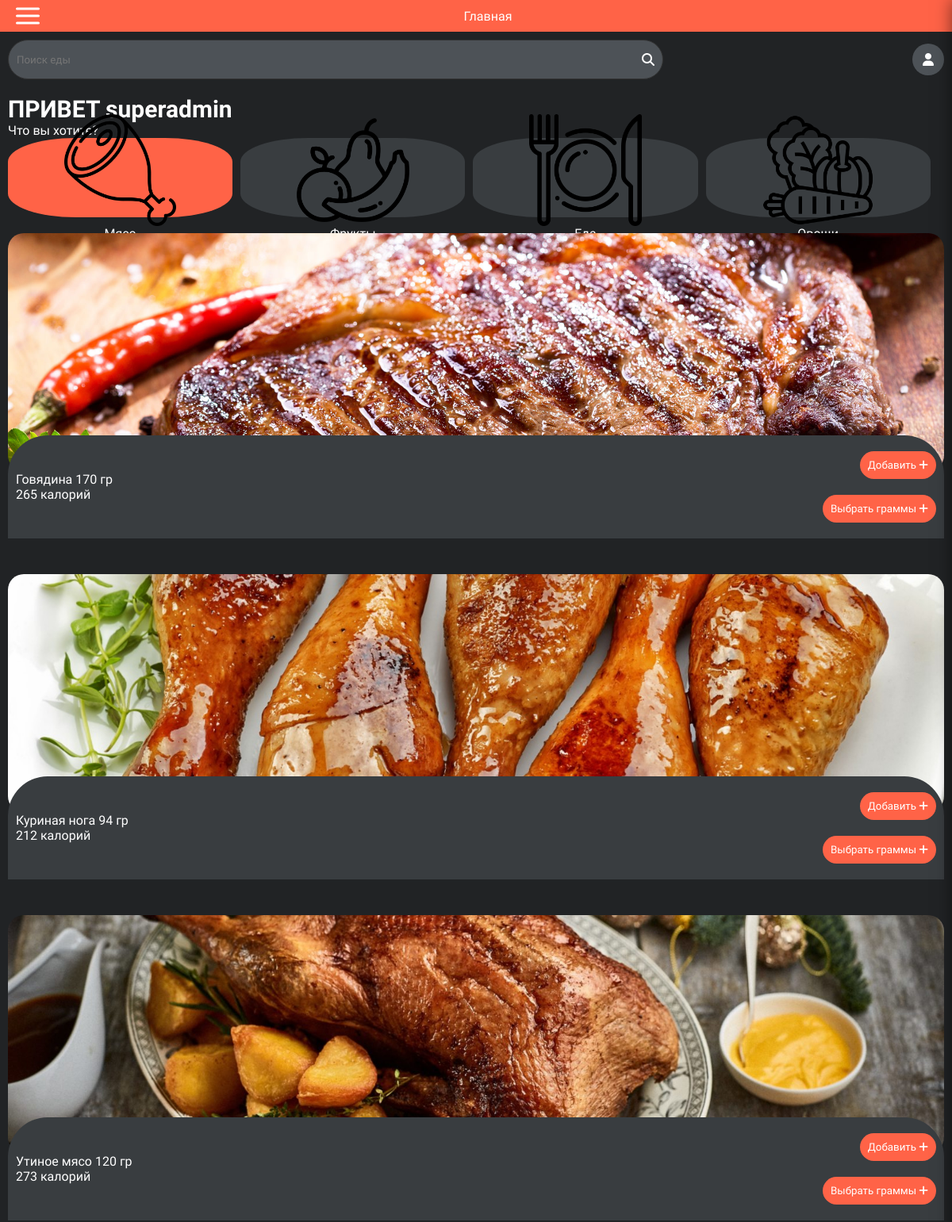
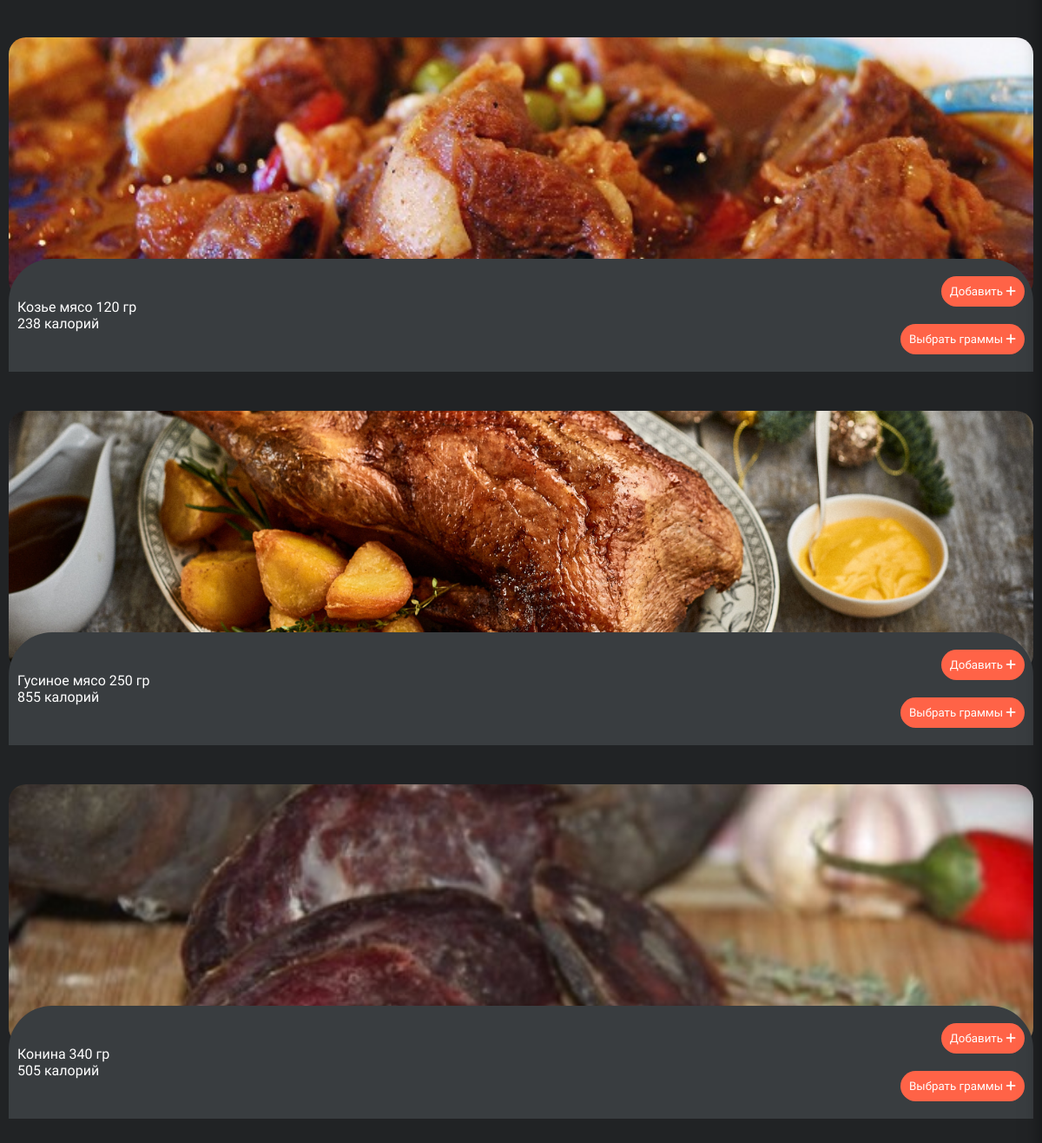
Page /home/?food_type=MEAT (signed in) on the committed database (2 pictures, top to bottom).
### pages/models.py (models this page shows, shortened)
class FoodItem(models.Model):
    name = models.CharField(max_length=100)
    serving = models.CharField(max_length=100)
    calories = models.IntegerField()
    food_type = models.CharField(
        max_length=10,
        choices=FoodType.choices,
        default=FoodType.FOOD
    )
    image = models.ImageField(upload_to='food_images/')  # Specify the directory for uploaded images

### pages/views.py (the view)
# urls.py: path('home/', views.home, name='home'),
def home(request):
    if request.user.is_authenticated:
        food_type = request.GET.get('food_type', None)
        print(food_type)
        if food_type:
            food_items = FoodItem.objects.filter(food_type=food_type).all()
        else:
            food_items = FoodItem.objects.all()  # Or handle differently if no type is specified
        query = request.GET.get('query', '')
        if query:
            food_items = FoodItem.objects.filter(name__icontains=query)
        return render(request, 'home.html', context={'foods': food_items, 'query': query, 'food_type': food_type})
    else:
        return render(request, 'welcome.html')

### templates/home.html (shortened to what this page needs)
{% extends "base.html" %}
{% load static %}
{% block page_name %}
    <a style="text-decoration: none ; color: white" href="{% url 'home' %}">Главная</a>
{% endblock %}
{% block content %}
<div class="content_search">
        <form action="{% url 'home' %}" method="get" class="search">
            <input type="search" name="query" placeholder="Поиск еды" {% if query %}value="{{ query }}"{% endif %}>
                <i class="fa-solid fa-magnifying-glass"></i>
        </form>
        <div class="content_search-user">
            <i class="fa-solid fa-user"></i>
        </div>
    </div>
    <div class="content_text">
        <h2>ПРИВЕТ {{ user.username }}</h2>
        <p>Что вы хотите?</p>
    </div>
    <div class="content_list">
        <div class="content_list-box{% if food_type == 'MEAT' %} actives {% endif %}">
            <a  href="{% url 'home' %}?food_type=MEAT" style="display: flex; flex-direction: column; align-items: center; text-decoration: none">
                <img src="{% static 'images/meat.png' %}" width="50%" alt="Иконка еды">
                <p>Мясо</p>
            </a>
        </div>
        <div class="content_list-box{% if food_type == 'FRUIT' %} actives {% endif %}">
            <a style="text-decoration: none" href="{% url 'home' %}?food_type=FRUIT">
                <img src="{% static 'images/FRUIT.png' %}" width="50%" alt="Иконка еды">
                <p>Фрукты</p>
            </a>
        </div>
        <div class="content_list-box{% if food_type == 'FOOD' %} actives {% endif %}">
            <a style="text-decoration: none" href="{% url 'home' %}?food_type=FOOD">
                <img src="{% static 'images/FOOD.png' %}" width="50%" alt="Иконка еды">
                <p>Еда</p>
            </a>
        </div>
        <div class="content_list-box{% if food_type == 'VEGETABLE' %} actives {% endif %}">
            <a style="text-decoration: none" href="{% url 'home' %}?food_type=VEGETABLE">
                <img src="{% static 'images/vegetable.png' %}" width="50%" alt="Иконка еды">
                <p>Овощи</p>
            </a>
        </div>
    </div>
    <div class="content_dishes">
        <div class="content_dishes-start">
{% for food in foods %}
<div class="content_dishes-box">
    <div class="content_dishes-box-img">
        <img style="object-fit: cover;" src="{{ food.image.url }}" alt="">
    </div>
    <div style="top: -45px" class="content_dishes-box-text">
        <div class="content_dishes-box-text-top">
            <p>{{ food.name }} {{ food.serving }} гр<br>
                {{ food.calories }} калорий</p>
            <div class="content_start">
                <form action="{% url 'add_to_cart' food.pk %}" method="post">
                    <button type="submit">Добавить <i class="fa-solid fa-add"></i></button>
                </form>
            <button type="button" class="select-gram" data-food-id="{{ food.pk }}">Выбрать граммы <i class="fa-solid fa-add"></i></button>
            </div>
        </div>
    </div>
</div>
{% endfor %}
        </div>
    </div>
{% endblock %}

### static/css/style.css (style rules this page uses)
* { margin: 0; padding: 0; box-sizing: border-box; font-family: "Amita", serif; }
.content_search { display: flex; justify-content: space-between; align-items: center; }
.search input { border: none; color: #fff; background: transparent; }
.search { background-color: #4d5257; width: 70%; border: 1px solid #333; height: 50px; margin: 10px 0; border-radius: 30px; color: #fff; display: flex; justify-content: space-between; padding: 10px; align-items: center; }
.content_search-user { color: #fff; background-color: #4d5257; border-radius: 50%; width: 40px; display: flex; justify-content: center; align-items: center; height: 40px; }
.content_text { margin-top: 10px; color: #fff; margin-bottom: 20px; }
.content_text h2 { font-size: 30px; margin-bottom: 15px; }
.content_list { display: flex; gap: 10px; align-items: center; }
.content_list-box { background-color: #393d40; border-radius: 30%; align-items: center; display: flex; flex-direction: column; justify-content: center; width: 24%; height: 100px; margin-bottom: 20px; }
.actives { background-color: tomato; }
.content_list-box p { color: #fff; }
.content_list-box a { display: flex; flex-direction: column; align-items: center; }
.content_dishes-box-img { width: 100%; height: 300px; border-radius: 20px; }
.content_dishes-box-img img { width: 100%; height: 100%; border-radius: 20px; }
.content_dishes-box-text { background-color: #393d40; border-top-left-radius: 50px; border-top-right-radius: 50px; position: relative; padding: 20px 10px ; z-index: 12; top: -100px; }
.content_start button { background-color: tomato; border-radius: 30px; padding: 10px; border: none; color: #fff; cursor: pointer; }
.content_dishes-box-text-top { display: flex; align-items: center; justify-content: space-between; }
.content_dishes-box-text-top p { color: #fff; }
.content_text h2 { margin: 0; }
.content_text { margin-bottom: 0; }
.content_start { display: flex; flex-direction: column; gap: 20px; align-items: flex-end; }

### static/css/register.css (style rules this page uses)
* { margin: 0; padding: 0; box-sizing: border-box; }

### static/css/login.css (style rules this page uses)
* { margin: 0; padding: 0; box-sizing: border-box; }

### rows in the picture
FoodItem: image (picture), name "Говядина", serving "170", calories "265"
FoodItem: image (picture), name "Куриная нога", serving "94", calories "212"
FoodItem: image (picture), name "Утиное мясо", serving "120", calories "273"
FoodItem: image (picture), name "Козье мясо", serving "120", calories "238"
FoodItem: image (picture), name "Гусиное мясо", serving "250", calories "855"
FoodItem: image (picture), name "Конина", serving "340", calories "505"

### other values in the picture
{{ user.username }} "superadmin"
